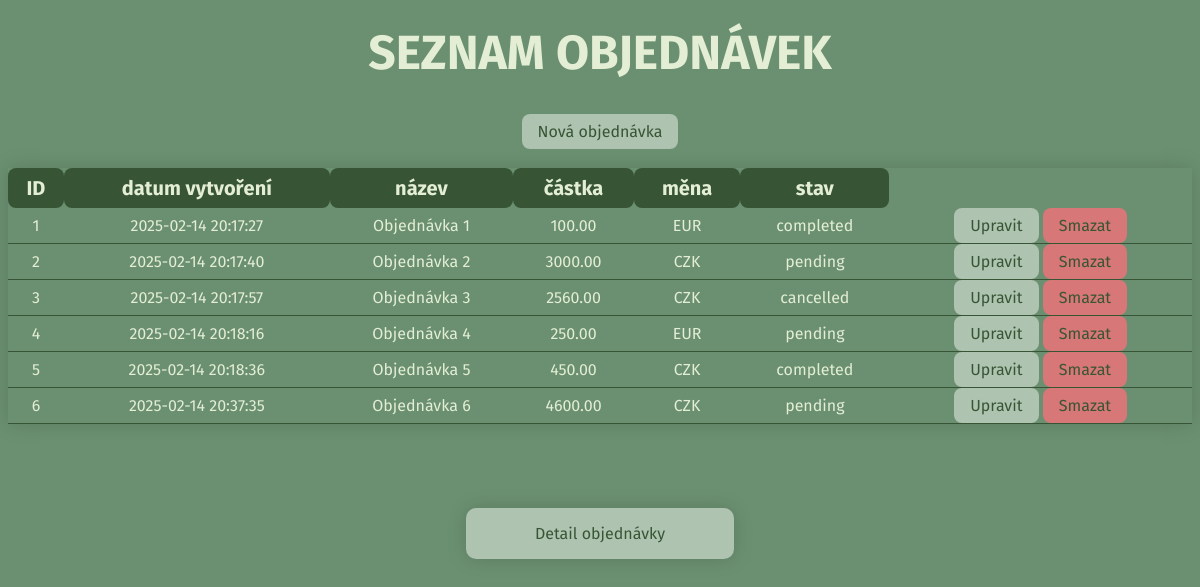
The page / on the database its author committed.
### tables this page shows
CREATE TABLE `orders` (
  `id` int(11) NOT NULL,
  `created_at` datetime NOT NULL DEFAULT current_timestamp(),
  `name` varchar(255) NOT NULL,
  `total_amount` decimal(10,2) NOT NULL,
  `currency` varchar(10) NOT NULL,
  `status` enum('pending','completed','cancelled') NOT NULL
);

### index.php (the view, shortened to what this page needs)
<!DOCTYPE html>
<html lang="cs">
<head>
    <link rel="stylesheet" href="styles.css">
</head>
<body>
    <div class="container">
        <h1> SEZNAM OBJEDNÁVEK </h1>
        <a class="btn-new-order" href="/pohovor/create.php" role="button">Nová objednávka</a>
        <br>
        <table class="table">
            <thead>
                <tr>
                    <th>ID</th>
                    <th>datum vytvoření</th>
                    <th>název</th>
                    <th>částka</th>
                    <th>měna</th>
                    <th>stav</th>
                </tr>
            </thead>
            <tbody>
                <?php
                $servername = "localhost";
                $username = "root";
                $password = "";
                $dbname = "order_list";
                $connection = new mysqli($servername, $username, $password, $dbname);
                $sql = "SELECT * FROM orders ORDER BY id ASC";
                $result = $connection->query($sql);
                $counter = 1;
                while ($row = $result->fetch_assoc()) {
                    echo "
                    <tr>
                    <td>{$counter}</td>
                    <td>{$row['created_at']}</td>
                    <td>{$row['name']}</td>
                    <td>{$row['total_amount']}</td>
                    <td>{$row['currency']}</td>
                    <td>{$row['status']}</td>
                    <td>
                        <a class='btn-edit' href='/pohovor/edit.php?id={$row['id']}'>Upravit</a>
                        <a class='btn-delete' href='/pohovor/delete.php?id={$row['id']}'>Smazat</a>
                    </td>
                </tr>
                    ";
                    $counter++;
                }
                ?>
            </tbody>
        </table>
    </div>
    <div class="order-detail">
        <a href="/pohovor/order_detail.php">Detail objednávky</a>
    </div>
</body>
</html>

### styles.css (style rules this page uses)
:root { --background-color: #6B9071; --primary-color: #375534; --secondary-color: #AEC3B0; --text-color: #E3EED4; --delete-color: #ce4646; --red-color: #d77777; }
* { font-family: Fira sans, sans-serif; ; }
body { background-color: var(--background-color); color: var(--text-color); }
.container { display: flex; flex-direction: column; margin-top: -200px; align-items: center; justify-content: center; height: 100vh; }
h1 { font-size: 3rem; margin-bottom: 1rem; }
.table { width: 100%; border-collapse: collapse; margin-top: 2rem; text-align: center; margin:0 auto; box-shadow: 0 0 20px rgba(0, 0, 0, 0.15); }
.table th { background-color: var(--primary-color); color: var(--text-color); font-size: 20px; padding: 0.5rem; border-radius: 8px; }
.table td { color: var(--text-color); padding: 0.5rem; border-bottom: 1px solid var(--primary-color ); }
.btn-new-order { background-color: var(--secondary-color); color: var(--primary-color); padding: 0.5rem 1rem; border: none; border-radius: 8px; margin-top: 1rem; cursor: pointer; text-decoration: none; }
.btn-delete { background-color: var(--red-color); color: var(--primary-color); padding: 0.5rem 1rem; border: none; border-radius: 8px; cursor: pointer; text-decoration: none; }
.btn-edit { background-color: var(--secondary-color); color: var(--primary-color); padding: 0.5rem 1rem; border: none; border-radius: 8px; cursor: pointer; text-decoration: none; }
.order-detail { background-color: var(--secondary-color); width: 20%; padding: 1rem; margin: 0 auto; display: flex; flex-direction: column; align-items: center; justify-content: center; margin-top: -100px; border-radius: 10px; box-shadow: 0 0 20px rgba(0, 0, 0, 0.15); }
.order-detail a { color: var(--primary-color); text-decoration: none; }

### rows shown on the page
orders: created_at "2025-02-14 20:17:27", name "Objednávka 1", total_amount "100.00", currency "EUR", status "completed"
orders: created_at "2025-02-14 20:17:40", name "Objednávka 2", total_amount "3000.00", currency "CZK", status "pending"
orders: created_at "2025-02-14 20:17:57", name "Objednávka 3", total_amount "2560.00", currency "CZK", status "cancelled"
orders: created_at "2025-02-14 20:18:16", name "Objednávka 4", total_amount "250.00", currency "EUR", status "pending"
orders: created_at "2025-02-14 20:18:36", name "Objednávka 5", total_amount "450.00", currency "CZK", status "completed"
orders: created_at "2025-02-14 20:37:35", name "Objednávka 6", total_amount "4600.00", currency "CZK", status "pending"
